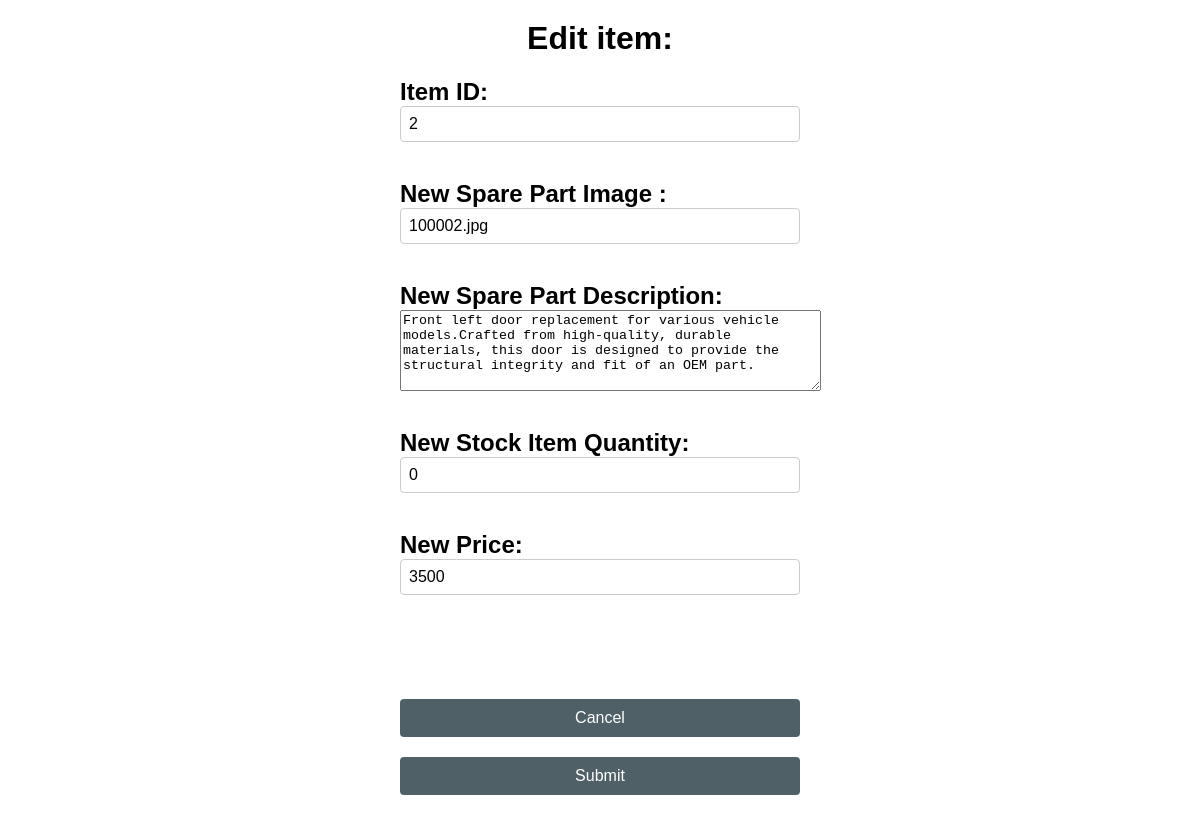
The app's page /4523html&css/php/editItem.php?sparePartNum=2, older data.
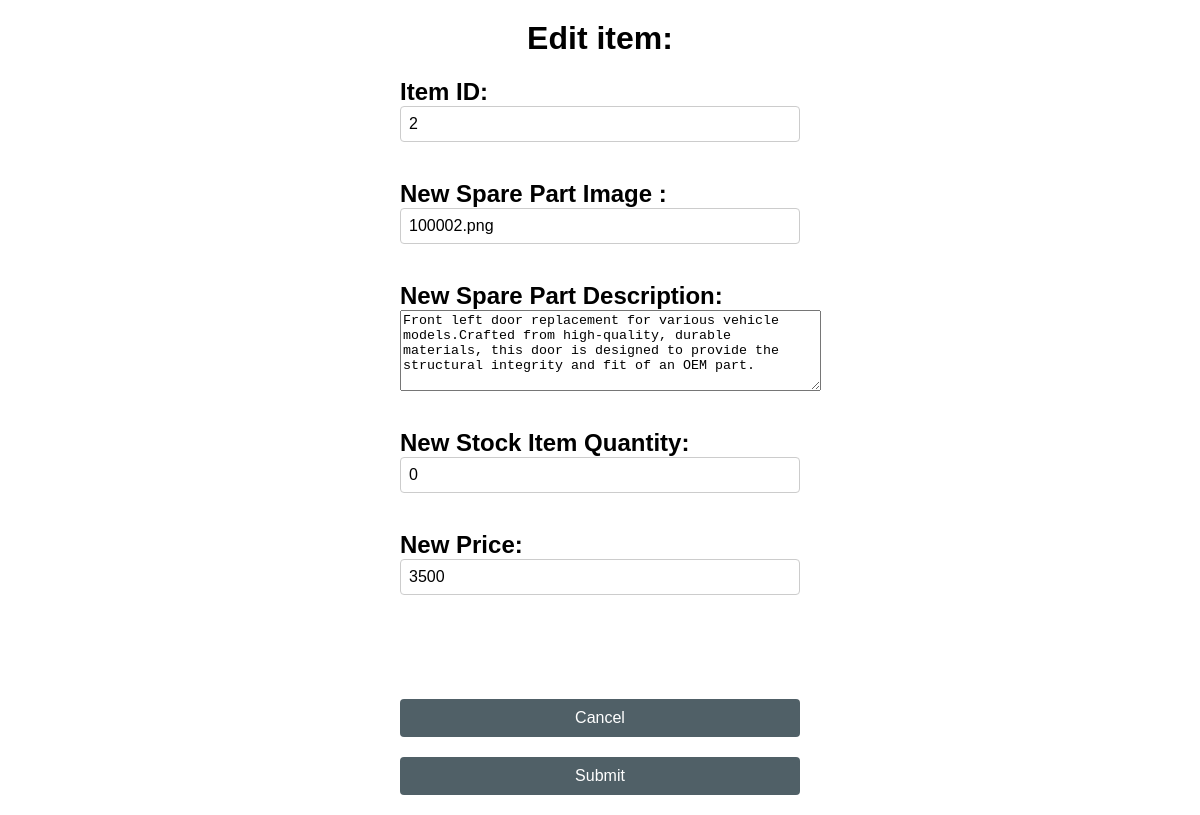
The same page, newer data.
### tables this page shows
CREATE TABLE Item (
    sparePartNum INT(10) NOT NULL,
    sparePartCategory INT(1) NOT NULL,
    sparePartName VARCHAR(255) NOT NULL,
    sparePartImage VARCHAR(100) NOT NULL,
    sparePartDescription VARCHAR(255),
    weight DOUBLE NOT NULL,
    stockItemQty INT(10) NOT NULL,
    price DOUBLE NOT NULL,
    PRIMARY KEY (sparePartNum)
);

### 4523html&css/php/editItem.php (the view, shortened to what this page needs)
<?php
   if (isset($_GET['sparePartNum'])) {
        $sparePartNum = $_GET['sparePartNum'];
        $servername = "127.0.0.1";
        $username = "root";
        $password = "";
        $dbname = "projectdb";
        $conn = new mysqli($servername, $username, $password, $dbname);
       $sql = "SELECT * FROM item WHERE sparePartNum = ".$sparePartNum;
       $result = $conn->query($sql);
       $column = $result->fetch_assoc();
       $partNum = $column["sparePartNum"];
       $img = $column["sparePartImage"];
       $description = $column["sparePartDescription"];
       $quantity = $column["stockItemQty"];
       $price = $column["price"];
    }
?>
<link rel="stylesheet" href="../css/Edit Item form.css" type="text/css">
<div class="container">
  <form method="post" action="<?php echo $_SERVER['PHP_SELF'];?>">
    <h1><?php echo "Edit item:"; ?><h2>
    <label >Item ID:</label>
    <input type="text" value="<?php echo $partNum; ?>"  name="PartNum" readonly>
    <br></br>
    <label >New Spare Part Image :</label>
    <input type="text" value="<?php echo $img; ?>"  name="img">
    <br></br>
    <label >New Spare Part Description:</label>
    <textarea rows="5" cols="50" name="description"><?php echo $description; ?></textarea>
    <br></br>
    <label >New Stock Item Quantity:</label>
    <input type="text" value="<?php echo $quantity; ?>"  name="quantity">
    <br></br>
    <label >New Price:</label>
    <input type="text" value="<?php echo $price; ?>"  name="price">
    <br></br>
    <br>
    <br>
<div class="button-container">
  <input type="button" value="Cancel" onclick="backToItem()">
  <input type="submit" value="Submit" >
</div>

Row changes from the older to the newer data that the page shows:
changed item id 2: img "100002.jpg" → "100002.png"
